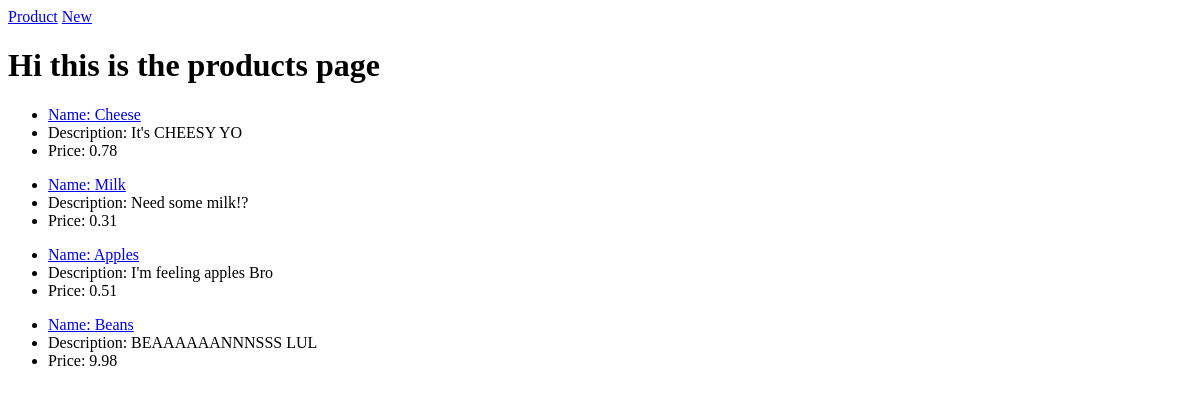
The app's page /products/, older data.
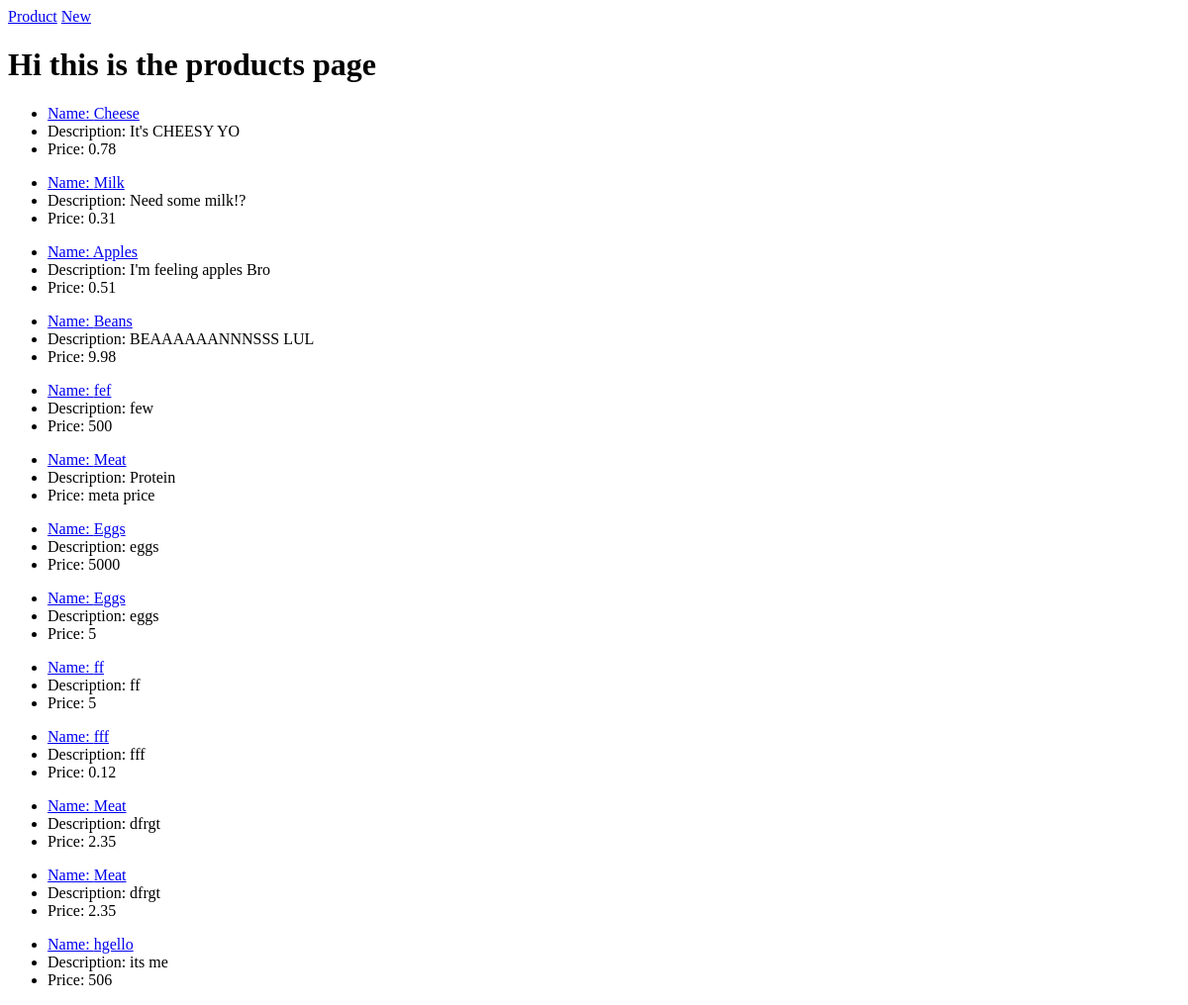
The same page, newer data.
### rainforest/models.py (models this page shows, shortened)
class Product(models.Model):
	name = models.CharField(max_length=255)
	description = models.TextField(max_length=500, validators=[min_length])
	price = models.CharField(max_length=255)

### rainforest/views.py (the view)
# urls.py: path('products/', products, name='products_home'),
def products(request):
	context = {'products': Product.objects.all()}
	return render(request, 'products.html', context)

### rainforest/templates/products.html
{% extends 'base.html'%}
{% block content %}
<h1>Hi this is the products page</h1>
{% for Product in products %}
<ul>
<li><a href="{% url 'products_show' id=Product.pk %}">Name: {{ Product.name }}</a></li>
<li>Description: {{Product.description}}</li>
<li>Price: {{Product.price}}</li>
</ul>
{% endfor %}
{% endblock %}

Row changes from the older to the newer data that the page shows:
added Product: name "fef", description "few", price "500"
added Product: name "Meat", description "Protein", price "meta price"
added Product: name "Eggs", description "eggs", price "5000"
added Product: name "Eggs", description "eggs", price "5"
added Product: name "ff", description "ff", price "5"
added Product: name "fff", description "fff", price "0.12"
added Product: name "Meat", description "dfrgt", price "2.35"
added Product: name "Meat", description "dfrgt", price "2.35"
added Product: name "hgello", description "its me", price "506"
